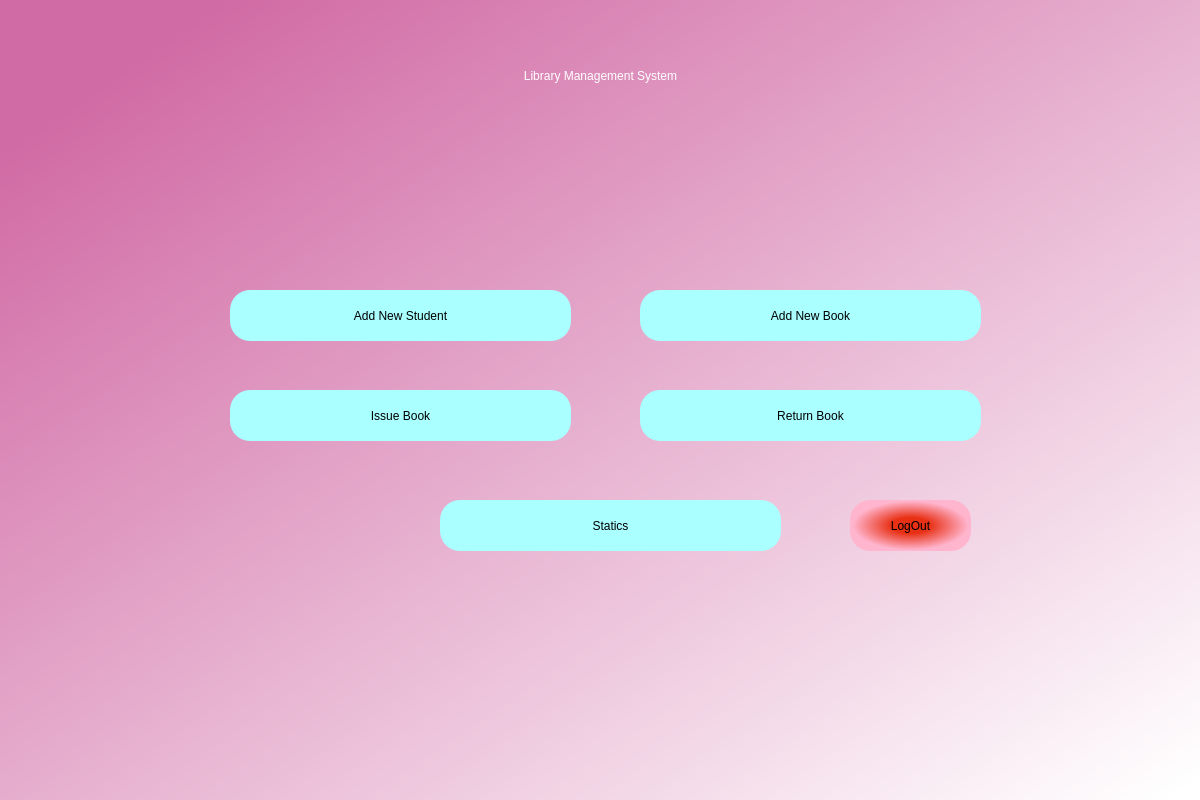
<?xml version="1.0" encoding="UTF-8"?>
<ui version="4.0">
 <class>Dialog</class>
 <widget class="QDialog" name="Dialog">
  <property name="geometry">
   <rect>
    <x>0</x>
    <y>0</y>
    <width>1200</width>
    <height>800</height>
   </rect>
  </property>
  <property name="windowTitle">
   <string>Home</string>
  </property>
  <widget class="QWidget" name="bgwidget" native="true">
   <property name="geometry">
    <rect>
     <x>0</x>
     <y>0</y>
     <width>1201</width>
     <height>801</height>
    </rect>
   </property>
   <property name="styleSheet">
    <string notr="true">QWidget#bgwidget{
background-color:qlineargradient(spread:pad, x1:0.091, y1:0.101636, x2:0.991379, y2:0.977, stop:0 rgba(209, 107, 165, 255), stop:1 rgba(255, 255, 255, 255));}</string>
   </property>
  </widget>
  <widget class="QWidget" name="home" native="true">
   <property name="geometry">
    <rect>
     <x>0</x>
     <y>0</y>
     <width>1200</width>
     <height>800</height>
    </rect>
   </property>
   <property name="styleSheet">
    <string notr="true">QWidget#bgwidget{
background-color:qlineargradient(spread:pad, x1:0.091, y1:0.101636, x2:0.991379, y2:0.977, stop:0 rgba(209, 107, 165, 255), stop:1 rgba(255, 255, 255, 255));}</string>
   </property>
   <widget class="QLabel" name="label">
    <property name="geometry">
     <rect>
      <x>0</x>
      <y>30</y>
      <width>1201</width>
      <height>91</height>
     </rect>
    </property>
    <property name="styleSheet">
     <string notr="true">font: 36pt &quot;MS Shell Dlg 2&quot;; color:rgb(255, 255, 255)</string>
    </property>
    <property name="text">
     <string>Library Management System</string>
    </property>
    <property name="alignment">
     <set>Qt::AlignCenter</set>
    </property>
   </widget>
   <widget class="QPushButton" name="student">
    <property name="geometry">
     <rect>
      <x>230</x>
      <y>290</y>
      <width>341</width>
      <height>51</height>
     </rect>
    </property>
    <property name="styleSheet">
     <string notr="true">border-radius:20px;
background-color: rgb(170, 255, 255);
font: 14pt &quot;MS Shell Dlg 2&quot;;</string>
    </property>
    <property name="text">
     <string>Add New Student</string>
    </property>
   </widget>
   <widget class="QLabel" name="error">
    <property name="geometry">
     <rect>
      <x>440</x>
      <y>456</y>
      <width>341</width>
      <height>20</height>
     </rect>
    </property>
    <property name="styleSheet">
     <string notr="true">font: 12pt &quot;MS Shell Dlg 2&quot;; color:red;</string>
    </property>
    <property name="text">
     <string/>
    </property>
   </widget>
   <widget class="QPushButton" name="issue">
    <property name="geometry">
     <rect>
      <x>230</x>
      <y>390</y>
      <width>341</width>
      <height>51</height>
     </rect>
    </property>
    <property name="styleSheet">
     <string notr="true">border-radius:20px;
background-color: rgb(170, 255, 255);
font: 14pt &quot;MS Shell Dlg 2&quot;;</string>
    </property>
    <property name="text">
     <string>Issue Book</string>
    </property>
   </widget>
   <widget class="QPushButton" name="return_2">
    <property name="geometry">
     <rect>
      <x>640</x>
      <y>390</y>
      <width>341</width>
      <height>51</height>
     </rect>
    </property>
    <property name="styleSheet">
     <string notr="true">border-radius:20px;
background-color: rgb(170, 255, 255);
font: 14pt &quot;MS Shell Dlg 2&quot;;</string>
    </property>
    <property name="text">
     <string>Return Book</string>
    </property>
   </widget>
   <widget class="QPushButton" name="book">
    <property name="geometry">
     <rect>
      <x>640</x>
      <y>290</y>
      <width>341</width>
      <height>51</height>
     </rect>
    </property>
    <property name="styleSheet">
     <string notr="true">border-radius:20px;
background-color: rgb(170, 255, 255);
font: 14pt &quot;MS Shell Dlg 2&quot;;</string>
    </property>
    <property name="text">
     <string>Add New Book</string>
    </property>
   </widget>
   <widget class="QPushButton" name="statics">
    <property name="geometry">
     <rect>
      <x>440</x>
      <y>500</y>
      <width>341</width>
      <height>51</height>
     </rect>
    </property>
    <property name="styleSheet">
     <string notr="true">border-radius:20px;
background-color: rgb(170, 255, 255);
font: 14pt &quot;MS Shell Dlg 2&quot;;</string>
    </property>
    <property name="text">
     <string>Statics</string>
    </property>
   </widget>
   <widget class="QPushButton" name="logout">
    <property name="geometry">
     <rect>
      <x>850</x>
      <y>500</y>
      <width>121</width>
      <height>51</height>
     </rect>
    </property>
    <property name="styleSheet">
     <string notr="true">border-radius:20px;
background-color: qradialgradient(spread:pad, cx:0.5, cy:0.5, radius:0.5, fx:0.5, fy:0.5, stop:0.308458 rgba(232, 48, 20, 255), stop:0.955224 rgba(255, 181, 206, 255));
font: 14pt &quot;MS Shell Dlg 2&quot;;</string>
    </property>
    <property name="text">
     <string>LogOut</string>
    </property>
   </widget>
  </widget>
 </widget>
 <resources>
  <include location="C:/Users/hemku/Downloads/pyqt5-full-app-tutorial-for-beginners-main (1)/pyqt5-full-app-tutorial-for-beginners-main/placeholder.qrc"/>
 </resources>
 <connections/>
</ui>
